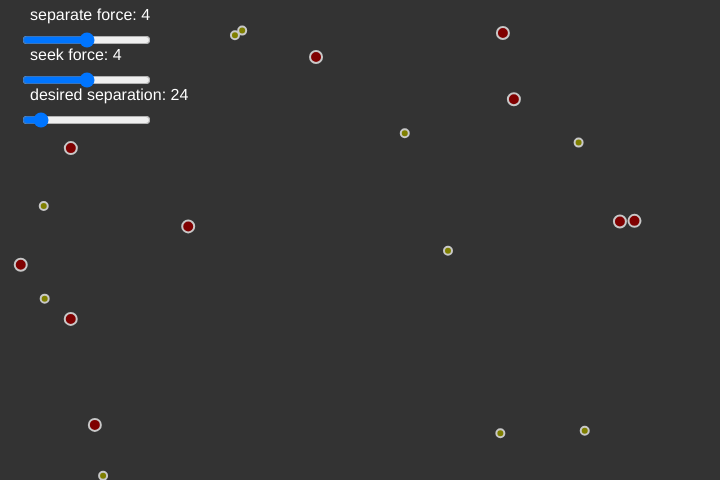
Frame 1 (no input)
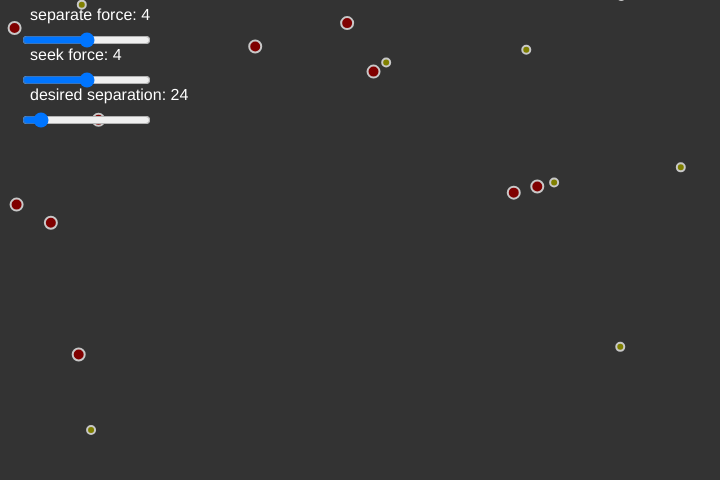
Frame 60 (no input)
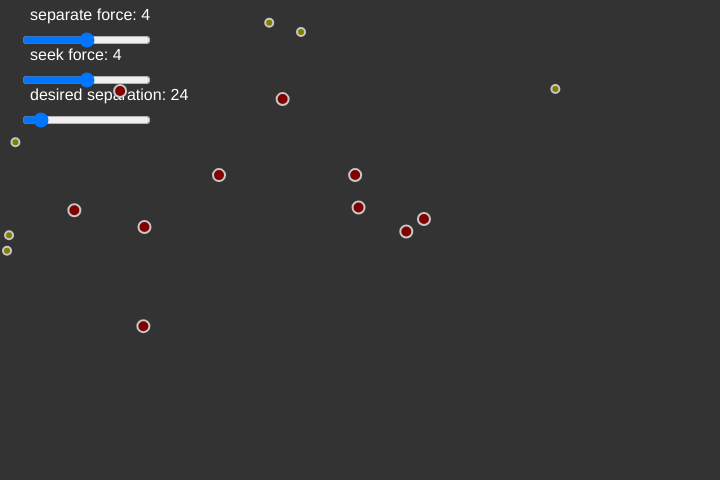
Frame 120 (the mouse pressed at the canvas centre since frame 60)

The p5.js sketch that drew these frames (run headless with seeded random() and noise() and a simulated clock; from frame 60 on, the mouse is pressed at the canvas centre):

// p5.js sketch
// ── sketch.js
 // The Nature of Code
 // Daniel Shiffman
 // http://natureofcode.com

 // Separation
 // Via Reynolds: http://www.red3d.com/cwr/steer/

 // A list of predators
 let predators = [];
 let preys = [];

 let slider1;
 let slider2;
 let slider3;

 function setup() {

 	createCanvas(720, 480);
 	// We are now making random predators and storing them in an array
 	for (let i = 0; i < 10; i++) {
		 predators.push(new Predator(random(width), random(height)));
		 preys.push(new Prey(random(width), random(height)));
 	}
 	//createP("sliders");
 	slider1 = createSlider(0, 8, 4);
 	slider1.position(20, 30);
 	slider2 = createSlider(0, 8, 4);
 	slider2.position(20, 70);
 	slider3 = createSlider(10, 160, 24);
 	slider3.position(20, 110);



 }

 function draw() {
 	background(51);
 	fill(255);
 	textSize(16);
 	noStroke();
 	text('separate force: ' + slider1.value(), 30, 20);
	 text('seek force: ' + slider2.value(), 30, 60);
	 text('desired separation: ' + slider3.value(), 30, 100);

 	for (let v of predators) {
 		v.applyBehaviors(predators);
 		v.update();
 		v.borders();
 		v.display();
	 }
	 for (let v of preys) {
		v.applyBehaviors(preys);
		v.update();
		v.borders();
		v.display();
	}

 }
// ── predator.js

// Vehicle object

class Predator {
  constructor(x, y) {
    // All the usual stuff
    this.position = createVector(x, y);
    this.r = 12;
    this.maxspeed = random(1,3); // Maximum speed
    this.maxforce = random(0,0.3); // Maximum steering force
    this.acceleration = createVector(0, 0);
    this.velocity = createVector(0, 0);
  }

  applyBehaviors(predators) {

    let separateForce = this.separate(predators);
    let seekForce = this.seek(createVector(mouseX, mouseY));

    separateForce.mult(slider1.value());
    seekForce.mult(slider2.value());

    this.applyForce(separateForce);
    this.applyForce(seekForce);
  }

  applyForce(force) {
    // We could add mass here if we want A = F / M
    this.acceleration.add(force);
  }

  // Separation
  // Method checks for nearby predators and steers away
  separate(predators) {
    let desiredseparation = slider3.value();
    let sum = createVector();
    let count = 0;
    // For every boid in the system, check if it's too close
    for (let i = 0; i < predators.length; i++) {
      let d = p5.Vector.dist(this.position, predators[i].position);
      // If the distance is greater than 0 and less than an arbitrary amount (0 when you are yourself)
      if ((d > 0) && (d < desiredseparation)) {
        // Calculate vector pointing away from neighbor
        let diff = p5.Vector.sub(this.position, predators[i].position);
        diff.normalize();
        diff.div(d); // Weight by distance
        sum.add(diff);
        count++; // Keep track of how many
      }
    }
    // Average -- divide by how many
    if (count > 0) {
      sum.div(count);
      // Our desired vector is the average scaled to maximum speed
      sum.normalize();
      sum.mult(this.maxspeed);
      // Implement Reynolds: Steering = Desired - Velocity
      sum.sub(this.velocity);
      sum.limit(this.maxforce);
    }
    return sum;
  }

  // A method that calculates a steering force towards a target
  // STEER = DESIRED MINUS VELOCITY
  seek(target) {
    let desired = p5.Vector.sub(target, this.position); // A vector pointing from the location to the target

    // Normalize desired and scale to maximum speed
    desired.normalize();
    desired.mult(this.maxspeed);
    // Steering = Desired minus velocity
    let steer = p5.Vector.sub(desired, this.velocity);
    steer.limit(this.maxforce); // Limit to maximum steering force
    return steer;
  }

  // Method to update location
  update() {
    // Update velocity
    this.velocity.add(this.acceleration);
    // Limit speed
    this.velocity.limit(this.maxspeed);
    this.position.add(this.velocity);
    // Reset accelertion to 0 each cycle
    this.acceleration.mult(0);
  }

  display() {
    fill(127,0,0);
    stroke(200);
    strokeWeight(2);
    push();
    translate(this.position.x, this.position.y);
    ellipse(0, 0, this.r, this.r);
    pop();
  }

  // Wraparound
  borders() {
    if (this.position.x < -this.r) this.position.x = width + this.r;
    if (this.position.y < -this.r) this.position.y = height + this.r;
    if (this.position.x > width + this.r) this.position.x = -this.r;
    if (this.position.y > height + this.r) this.position.y = -this.r;
  }
}
// ── prey.js
// The Nature of Code
// Daniel Shiffman
// http://natureofcode.com

// Vehicle object

class Prey {
  constructor(x, y) {
    // All the usual stuff
    this.position = createVector(x, y);
    this.r = 8;
    this.maxspeed = random(1, 5); // Maximum speed
    this.maxforce = random(0, 0.2); // Maximum steering force
    this.acceleration = createVector(0, 0);
    this.velocity = createVector(0, 0);
  }

  applyBehaviors(preys) {

    let separateForce = this.separate(preys);
    let seekForce = this.seek(createVector(mouseX, mouseY));

    separateForce.mult(slider1.value());
    seekForce.mult(slider2.value());

    this.applyForce(separateForce);
    this.applyForce(seekForce);
  }

  applyForce(force) {
    // We could add mass here if we want A = F / M
    this.acceleration.add(force);
  }

  // Separation
  // Method checks for nearby preys and steers away
  separate(preys) {
    let desiredseparation = slider3.value();
    let sum = createVector();
    let count = 0;
    // For every boid in the system, check if it's too close
    for (let i = 0; i < preys.length; i++) {
      let d = p5.Vector.dist(this.position, preys[i].position);
      // If the distance is greater than 0 and less than an arbitrary amount (0 when you are yourself)
      if ((d > 0) && (d < desiredseparation)) {
        // Calculate vector pointing away from neighbor
        let diff = p5.Vector.sub(this.position, preys[i].position);
        diff.normalize();
        diff.div(d); // Weight by distance
        sum.add(diff);
        count++; // Keep track of how many
      }
    }
    // Average -- divide by how many
    if (count > 0) {
      sum.div(count);
      // Our desired vector is the average scaled to maximum speed
      sum.normalize();
      sum.mult(this.maxspeed);
      // Implement Reynolds: Steering = Desired - Velocity
      sum.sub(this.velocity);
      sum.limit(this.maxforce);
    }
    return sum;
  }

  // A method that calculates a steering force towards a target
  // STEER = DESIRED MINUS VELOCITY
  seek(target) {
    let desired = p5.Vector.sub(this.position, 0.5 * target); // A vector pointing from the location to the target

    // Normalize desired and scale to maximum speed
    desired.normalize();
    desired.mult(this.maxspeed);
    // Steering = Desired minus velocity
    let steer = p5.Vector.sub(desired, this.velocity);
    steer.limit(this.maxforce); // Limit to maximum steering force
    return steer;
  }

  flee(target) {

  }

  // Method to update location
  update() {
    // Update velocity
    this.velocity.add(this.acceleration);
    // Limit speed
    this.velocity.limit(this.maxspeed);
    this.position.add(this.velocity);
    // Reset accelertion to 0 each cycle
    this.acceleration.mult(0);
  }

  display() {
    fill(127, 127, 0);
    stroke(200);
    strokeWeight(2);
    push();
    translate(this.position.x, this.position.y);
    ellipse(0, 0, this.r, this.r);
    pop();
  }

  // Wraparound
  borders() {
    if (this.position.x < -this.r) this.velocity.x = - this.velocity.x;
    if (this.position.y < -this.r) this.velocity.y = - this.velocity.y;
    if (this.position.x > width + this.r) this.position.x = -this.r;
    if (this.position.y > height + this.r) this.position.y = -this.r;
  }
}
